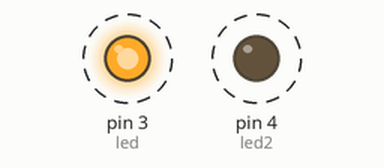
Simulated run of this sketch. Board: Arduino Uno, built with avr-gcc and run on an emulated ATmega328P. Shown: output pins drawn as LEDs (lit = HIGH). Dashed ring = blinking.

Above: at 0.2 s.
Timing chart, 0 to 3.5 s (numbered marks = the images above):
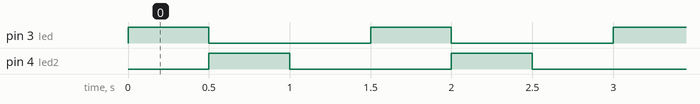

The sketch:

Projeto03_Blink3Leds.ino
```cpp
int led = 3;
int led2 = 4;
int led3 = 5;


int tempoDeEspera = 500;

void setup(){
  pinMode(led, OUTPUT);
  pinMode(led2, OUTPUT);
}

void loop(){
  digitalWrite(led, HIGH);
  delay(tempoDeEspera);
  digitalWrite(led, LOW);
  digitalWrite(led2,HIGH);
  delay(tempoDeEspera);
  digitalWrite(led2, LOW);
  digitalWrite(led3, HIGH);
  delay(tempoDeEspera);
  digitalWrite(led3, LOW);
}
```

Measured:
- by itself, pin 3 (led), pin 4 (led2): alternates HIGH for 0.50 s and LOW for 1.0 s
- by itself, everything shown: repeats every 1.5 s, in 3 steps
